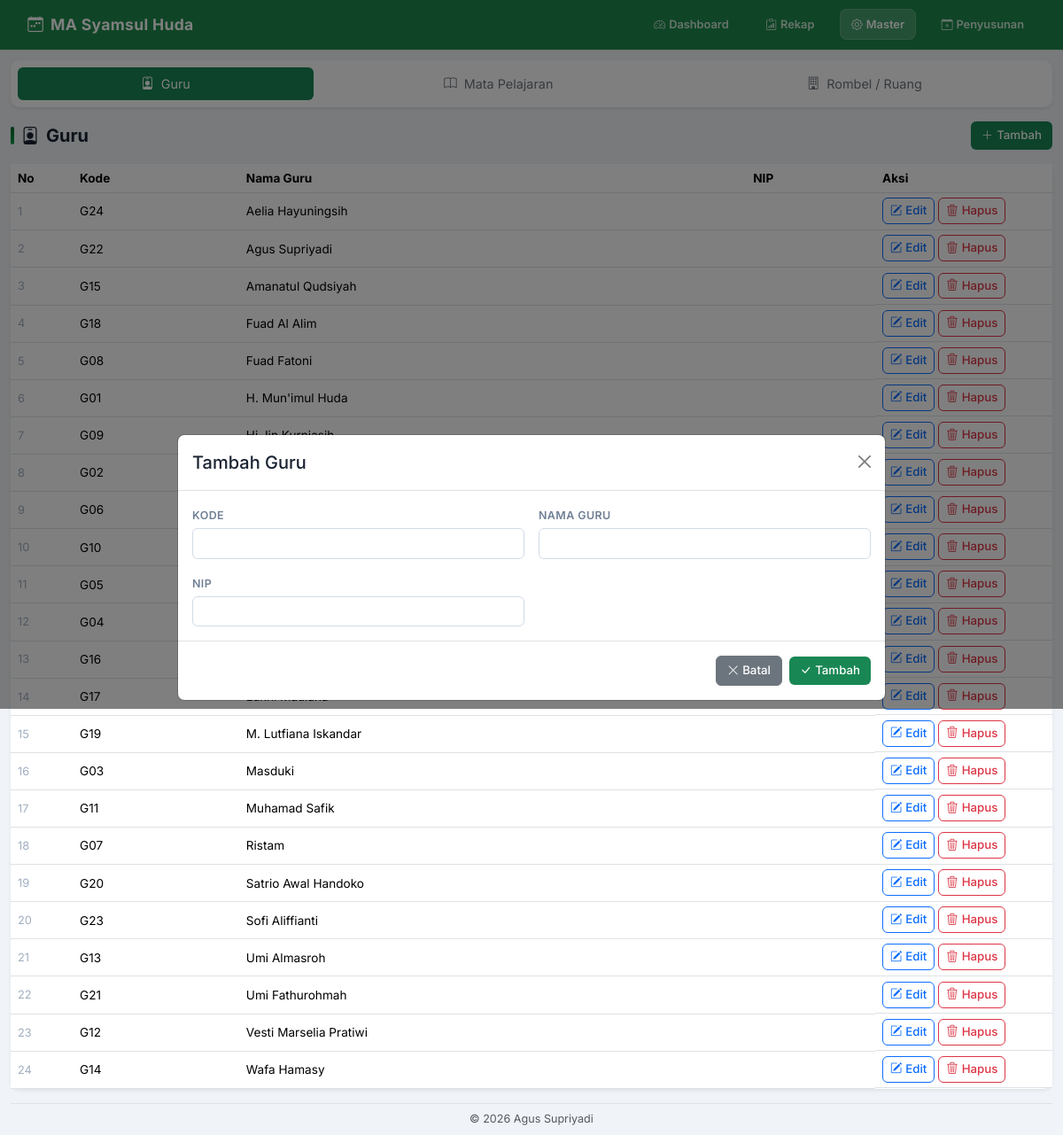
The app's page /master.php?type=teachers&new=1 with its own data.
### tables this page shows
CREATE TABLE teachers(id INTEGER PRIMARY KEY AUTOINCREMENT,code TEXT,name TEXT NOT NULL,nip TEXT,active INTEGER DEFAULT 1);

### config/database.php (called while the page is built, shortened)
<?php
function e(?string $v): string
{
    return htmlspecialchars($v ?? '', ENT_QUOTES, 'UTF-8');
}

### master.php (the view, shortened to what this page needs)
<?php
require __DIR__ . '/config/database.php';
$pdo  = db();
$type = $_GET['type'] ?? 'teachers';
$m = [
    'teachers' => ['Guru',            ['code' => 'Kode', 'name' => 'Nama Guru', 'nip' => 'NIP'], 'bi-person-badge'],
    'subjects' => ['Mata Pelajaran',  ['code' => 'Kode', 'name' => 'Nama Mapel'],                'bi-book'],
    'classes'  => ['Rombel / Ruang',  ['name' => 'Nama Rombel'],                                  'bi-building'],
];
[$title, $fields, $icon] = $m[$type];
$editRow = null;
$rows = $pdo->query("SELECT * FROM $type ORDER BY name")->fetchAll();
require __DIR__ . '/templates/header.php';
?>
<div class="mx-auto" style="max-width: 1180px;">
    <div class="card shadow-sm mb-3">
        <div class="card-body p-2">
            <ul class="nav nav-pills nav-fill gap-2">
                <?php foreach ($m as $key => $meta): ?>
                    <?php [$label, $fieldList, $menuIcon] = $meta; ?>
                    <li class="nav-item">
                        <a class="nav-link py-2.5 <?= $type === $key ? 'active bg-success text-white' : 'text-secondary' ?>"
                           href="?type=<?= $key ?>">
                            <i class="bi <?= $menuIcon ?> me-2"></i><?= $label ?>
                        </a>
                    </li>
                <?php endforeach; ?>
            </ul>
        </div>
    </div>
    <div class="d-flex justify-content-between align-items-center mb-3">
        <h3 class="page-heading mb-0">
            <i class="bi <?= $icon ?>"></i> <?= $title ?>
        </h3>
        <a href="?type=<?= $type ?>&new=1" class="btn btn-success">
            <i class="bi bi-plus-lg me-1"></i>Tambah
        </a>
    </div>
    <div class="modal fade" id="masterModal" tabindex="-1" aria-labelledby="masterModalLabel" aria-hidden="true">
        <div class="modal-dialog modal-lg modal-dialog-centered">
            <div class="modal-content">
                <form method="post">
                    <div class="modal-header">
                        <h5 class="modal-title" id="masterModalLabel">
                            <?= $editRow ? 'Edit ' . $title : 'Tambah ' . $title ?>
                        </h5>
                        <button type="button" class="btn-close" data-bs-dismiss="modal" aria-label="Close"></button>
                    </div>
                    <div class="modal-body row g-3">
                        <?php foreach ($fields as $f => $l): ?>
                            <div class="col-md-<?= count($fields) > 1 ? 6 : 12 ?>">
                                <label class="form-label"><?= $l ?></label>
                                <input class="form-control" name="<?= $f ?>"
                                       value="<?= $editRow ? e($editRow[$f]) : '' ?>">
                            </div>
                        <?php endforeach; ?>
                    </div>
                    <div class="modal-footer">
                        <button type="button" class="btn btn-secondary" data-bs-dismiss="modal">
                            <i class="bi bi-x-lg me-1"></i>Batal
                        </button>
                        <button class="btn btn-success">
                            <i class="bi bi-check-lg me-1"></i><?= $editRow ? 'Simpan' : 'Tambah' ?>
                        </button>
                    </div>
                </form>
            </div>
        </div>
    </div>
    <div class="card shadow-sm">
        <div class="table-responsive">
            <table class="table table-sm mb-0 align-middle">
                <tr>
                    <th style="width: 70px;">No</th>
                    <?php foreach ($fields as $l): ?>
                        <th><?= $l ?></th>
                    <?php endforeach; ?>
                    <th style="width: 200px;">Aksi</th>
                </tr>
                <?php foreach ($rows as $i => $r): ?>
                    <tr <?= ($editRow && $editRow['id'] == $r['id']) ? 'class="table-warning"' : '' ?>>
                        <td style="color:#a0aec0;font-size:.8rem;"><?= $i + 1 ?></td>
                        <?php foreach ($fields as $f => $l): ?>
                            <td><?= e($r[$f]) ?></td>
                        <?php endforeach; ?>
                        <td class="d-flex gap-1 flex-wrap">
                            <a class="btn btn-sm btn-outline-primary"
                               href="?type=<?= $type ?>&edit=<?= $r['id'] ?>">
                                <i class="bi bi-pencil-square me-1"></i>Edit
                            </a>
                            <a class="btn btn-sm btn-outline-danger"
                               href="?type=<?= $type ?>&delete=<?= $r['id'] ?>"
                               onclick="return confirm('Hapus?')">
                                <i class="bi bi-trash3 me-1"></i>Hapus
                            </a>
                        </td>
                    </tr>
                <?php endforeach; ?>
            </table>
        </div>
    </div>
</div>
<?php require __DIR__ . '/templates/footer.php'; ?>

### assets/css/app.css (style rules this page uses)
*, *::before, *::after { box-sizing: border-box }
body { background: #f0f4f8; font-family: 'Inter', -apple-system, BlinkMacSystemFont, "Segoe UI", Roboto, Helvetica, Arial, sans-serif; font-size: 0.9rem; color: #1a2332; padding-top: 0; margin: 0; }
.card { border: none; border-radius: 10px; box-shadow: 0 2px 12px rgba(0, 0, 0, .07); }
.btn { border-radius: 6px; font-weight: 500; font-size: .83rem; transition: transform .12s, box-shadow .12s; }
.btn-success { background: #198754; border: none; }
.form-control, .form-select { border-radius: 6px; border: 1.5px solid #d1dbe8; font-size: .85rem; transition: border-color .18s, box-shadow .18s; }
.form-label { font-weight: 600; font-size: .78rem; text-transform: uppercase; letter-spacing: .4px; color: #718096; margin-bottom: .3rem; }
.table { font-size: .85rem; }
.table td { padding: .75rem 1rem; vertical-align: middle; }
.table-sm th, .table-sm td { padding: .35rem .5rem !important; }
.page-heading { font-size: 1.25rem; font-weight: 700; color: #1a2332; margin-bottom: 1.2rem; display: flex; align-items: center; gap: .5rem; }
.page-heading::before { content: ''; display: inline-block; width: 4px; height: 1.25rem; background: linear-gradient(#006b2e, #009a44); border-radius: 2px; }

### records on screen
teachers: code "G24", name "Aelia Hayuningsih"
teachers: code "G22", name "Agus Supriyadi"
teachers: code "G15", name "Amanatul Qudsiyah"
teachers: code "G18", name "Fuad Al Alim"
teachers: code "G08", name "Fuad Fatoni"
teachers: code "G01", name "H. Mun'imul Huda"
teachers: code "G09"
teachers: code "G02"
teachers: code "G06"
teachers: code "G10"
teachers: code "G05"
teachers: code "G04"
teachers: code "G16"
teachers: code "G17"
teachers: code "G19", name "M. Lutfiana Iskandar"
teachers: code "G03", name "Masduki"
teachers: code "G11", name "Muhamad Safik"
teachers: code "G07", name "Ristam"
teachers: code "G20", name "Satrio Awal Handoko"
teachers: code "G23", name "Sofi Aliffianti"
teachers: code "G13", name "Umi Almasroh"
teachers: code "G21", name "Umi Fathurohmah"
teachers: code "G12", name "Vesti Marselia Pratiwi"
teachers: code "G14", name "Wafa Hamasy"

### other values on screen
$label "Guru"
$label "Mata Pelajaran"
$label "Rombel / Ruang"
$title "Guru"
$l "KODE"
$l "NAMA GURU"
$l "NIP"
$l "Kode"
$l "Nama Guru"
